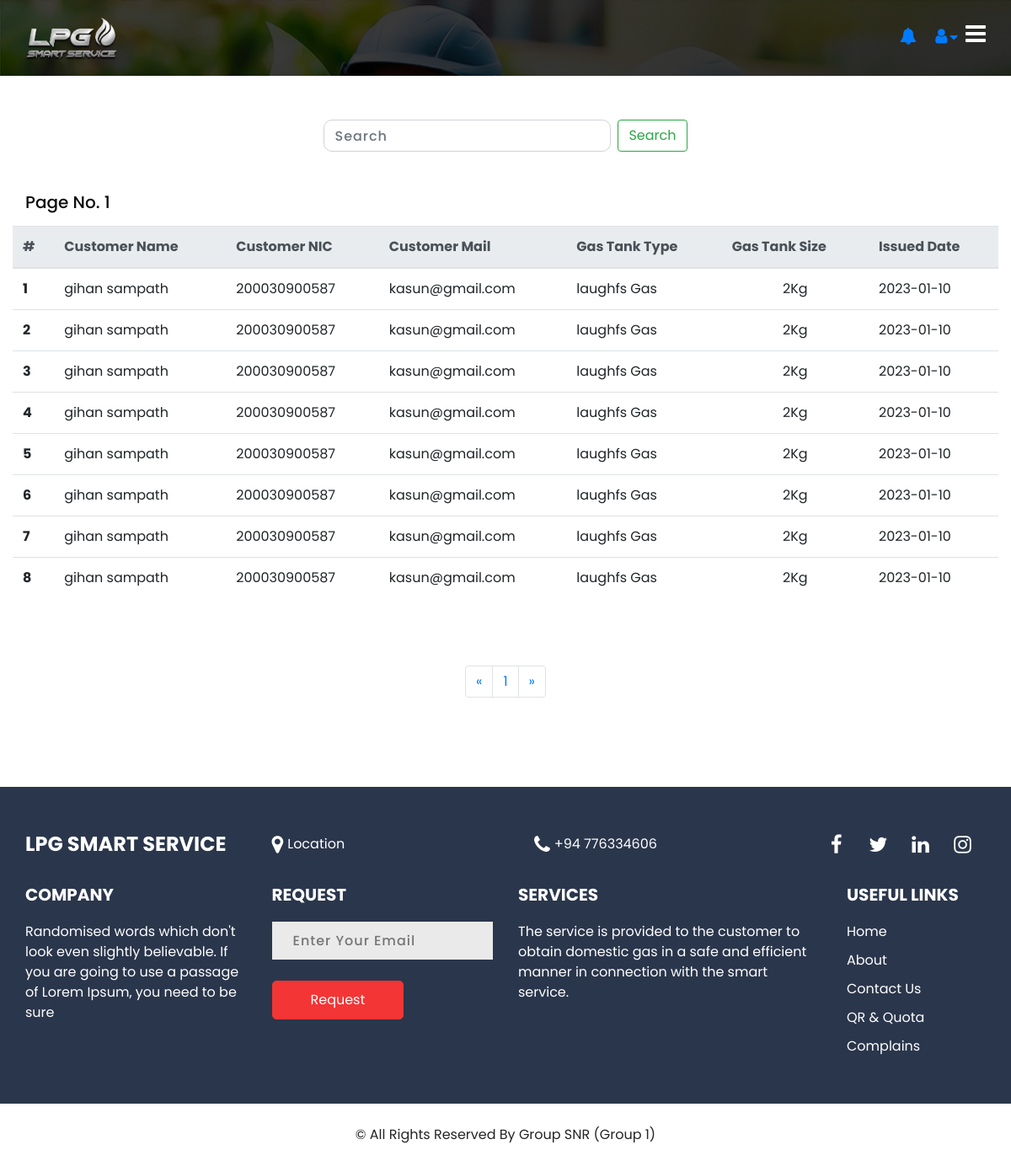
Page /pannels/dealer/history.php (signed in) on the committed database.
### tables this page shows
CREATE TABLE `user_details` (
  `nic` varchar(12) NOT NULL,
  `firstName` varchar(50) NOT NULL,
  `lastName` varchar(50) NOT NULL,
  `gmail` varchar(100) NOT NULL,
  `address` varchar(100) NOT NULL,
  `password` varchar(100) NOT NULL,
  `status` int NOT NULL DEFAULT '0',
  `registerd` timestamp NOT NULL DEFAULT CURRENT_TIMESTAMP,
  `roleId` int NOT NULL
);

CREATE TABLE `customer_gas_details` (
  `userNic` varchar(12) NOT NULL,
  `size` double NOT NULL,
  `brand` varchar(15) NOT NULL,
  `boughtDate` date DEFAULT NULL,
  `notificationRead` int NOT NULL DEFAULT '0'
);

### pannels/dealer/history.php (the view, shortened to what this page needs)
<?php
    include_once "dbworks/connection.php";
    $nic = $_SESSION['user_id'];
    $limit = 12;
    $page = isset($_GET['pid']) ? $_GET['pid'] : 1 ;
    $start = ($page - 1) * $limit;
    $query2 = mysqli_query($con, "SELECT * FROM issue_history WHERE dealerNic = '$nic'");
    $count = mysqli_num_rows($query2);
    $pages = ceil($count/$limit);
    $previous = $page - 1;
    $next = $page + 1;
    $query = mysqli_query($con, "SELECT * FROM user_details,issue_history,customer_gas_details WHERE customer_gas_details.userNic = issue_history.userNic AND issue_history.userNic = user_details.nic AND issue_history.dealerNic = '$nic' ORDER BY issue_history.date DESC LIMIT $start,$limit");
    $data = mysqli_fetch_all($query);
?>
<!DOCTYPE html>
<html>
    <head>
    <link rel="stylesheet" type="text/css" href="/styles/css/bootstrap.css" />
    <link rel="stylesheet" type="text/css" href="https://cdnjs.cloudflare.com/ajax/libs/OwlCarousel2/2.3.4/assets/owl.carousel.min.css" />
    <link rel="stylesheet" href="https://cdnjs.cloudflare.com/ajax/libs/jquery-nice-select/1.1.0/css/nice-select.min.css" />
    <link href="/styles/css/font-awesome.min.css" rel="stylesheet" />
    <link href="/styles/css/style.css" rel="stylesheet" />
    <link rel="stylesheet" href="styles/styles.css">
    <link href="/styles/css/responsive.css" rel="stylesheet" />
</head>
<body class="sub_page">
    <div class="hero_area">
        <div class="hero_bg_box" style="height: 90px;">
            <img src="/src/images/bgimage.jpg" alt="">
        </div>
        <?php include_once "layouts/navbar.php"; ?>
        <section class="about_section layout_padding mt-5">
            <form class="form-inline  justify-content-center mt-1 mb-5">
                <input class="form-control mr-sm-2" type="search" placeholder="Search" aria-label="Search" id="searchBar">
                <button class="btn btn-outline-success my-2 my-sm-0" type="submit">Search</button>
            </form>
            <div class="container mt-2 mb-3">
                <h5>Page No. <?= $page; ?></h5>
            </div>
            <div id="table-show">
                <table class="table container" id="data-table">
                    <thead class="thead-light">
                        <th scope="col">#</th>
                        <th scope="col">Customer Name</th>
                        <th scope="col">Customer NIC</th>
                        <th scope="col">Customer Mail</th>
                        <th scope="col">Gas Tank Type</th>
                        <th scope="col">Gas Tank Size</th>
                        <th scope="col">Issued Date</th>
                    </thead>
                    <tbody>
                        <?php
                            $loop = 1;
                            foreach($data as $d){
                                echo '
                                    <tr>
                                <th scope="row">'.$loop.'</th>
                                <td>'.$d[1].' '.$d[2].'</td>
                                <td>'.$d[0].'</td>
                                <td>'.$d[3].'</td>
                                <td>'.$d[15].' Gas</td>
                                <td class="text-center">'.$d[14].'Kg</td>
                                <td>'.$d[16].'</td>
                                </tr>';
                                ++$loop;
                            }
                        ?>
                    </tbody>
                </table>
            </div>
            <nav aria-label="Page navigation mt-5" style="margin-top: 10vh;" id="pagnition">
                <ul class="pagination justify-content-center">
                    <li class="page-item">
                        <a class="page-link" href="history.php?pid=<?= $previous; ?>" aria-label="Previous">
                            <span aria-hidden="true">&laquo;</span>
                        </a>
                    </li>
                    <?php for($i = 1; $i <= $pages; $i++){
                        echo '<li class="page-item"><a class="page-link" href="history.php?pid='.$i.'">'.$i.'</a></li>';
                    }
                    ?>
                    <li class="page-item">
                        <a class="page-link" href="history.php?pid=<?= $next; ?>" aria-label="Next">
                            <span aria-hidden="true">&raquo;</span>
                        </a>
                    </li>
                </ul>
            </nav>
        </section>
    </div>
</body>
</html>

### styles/css/style.css (style rules this page uses)
body { font-family: 'Poppins', sans-serif; color: #0c0c0c; background-color: #ffffff; overflow-x: hidden; }
input { letter-spacing: 1px; }
.layout_padding { padding: 90px 0; }
a, a:hover, a:focus { text-decoration: none; }
.btn, .btn:focus { outline: none !important; -webkit-box-shadow: none; box-shadow: none; }
.hero_area { position: relative; min-height: 68vh; display: -webkit-box; display: -ms-flexbox; display: flex; -webkit-box-orient: vertical; -webkit-box-direction: normal; -ms-flex-direction: column; flex-direction: column; }
.hero_area .hero_bg_box { position: absolute; top: 0; left: 0; width: 100%; height: 100%; overflow: hidden; z-index: -1; }
.hero_area .hero_bg_box img { width: auto; height: auto; min-width: 100%; min-height: 100%; }
.hero_area .hero_bg_box::before { content: ""; position: absolute; top: 0; left: 0; width: 100%; height: 100%; background: -webkit-gradient(linear, left top, left bottom, from(rgba(0, 0, 0, 0.9)), to(rgba(0, 0, 0, 0.4))); background: linear-gradient(to bottom, rgba(0, 0, 0, 0.4), rgba(0, 0, 0, 0.4)); }
.sub_page .hero_area { min-height: auto; }
.sub_page .hero_area .hero_bg_box::before { background: -webkit-gradient(linear, left top, right top, from(rgba(0, 0, 0, 0.3)), to(rgba(0, 0, 0, 0.5))); background: linear-gradient(to right, rgba(0, 0, 0, 0.3), rgba(0, 0, 0, 0.5)); }
.navbar-brand { color: #ffffff; font-weight: bold; font-size: 24px; text-transform: uppercase; }
.info_section { background-color: #2a364b; color: #ffffff; padding: 45px 0 10px 0; }
.info_section h5 { margin-bottom: 20px; text-transform: uppercase; font-weight: bold; }
.info_section .info_top { margin-bottom: 25px; }
.info_section .info_top .row { -webkit-box-align: center; -ms-flex-align: center; align-items: center; }
.info_section .info_contact { display: -webkit-box; display: -ms-flexbox; display: flex; -webkit-box-pack: justify; -ms-flex-pack: justify; justify-content: space-between; min-width: 245px; }
.info_section .info_contact a { display: -webkit-box; display: -ms-flexbox; display: flex; -webkit-box-align: center; -ms-flex-align: center; align-items: center; color: #ffffff; }
.info_section .info_contact a i { margin-right: 5px; font-size: 24px; }
.info_section .social_box { display: -webkit-box; display: -ms-flexbox; display: flex; -webkit-box-pack: end; -ms-flex-pack: end; justify-content: flex-end; }
.info_section .social_box a { display: -webkit-box; display: -ms-flexbox; display: flex; -webkit-box-pack: center; -ms-flex-pack: center; justify-content: center; -webkit-box-align: center; -ms-flex-align: center; align-items: center; width: 45px; height: 45px; border-radius: 5px; color: #ffffff; margin-right: 5px; font-size: 24px; }
.info_section .info_bottom .row>div { margin-bottom: 30px; }
.info_section .info_menu { display: -webkit-box; display: -ms-flexbox; display: flex; -webkit-box-orient: vertical; -webkit-box-direction: normal; -ms-flex-direction: column; flex-direction: column; padding-left: 0; }
.info_section .info_menu li { list-style-type: none; margin-bottom: 10px; }
.info_section .info_menu li a { color: #ffffff; }
.info_section .info_form input { width: 100%; border: none; height: 45px; margin-bottom: 25px; padding-left: 25px; background-color: #eaeaea; outline: none; color: #101010; }
.info_section .info_form button { display: inline-block; padding: 10px 45px; background-color: #f33535; color: #ffffff; border-radius: 5px; -webkit-transition: all .3s; transition: all .3s; border: 1px solid #f33535; }
.footer_section { position: relative; background-color: #ffffff; text-align: center; }
.footer_section p { color: #252525; padding: 25px 0; margin: 0; }
.footer_section p a { color: inherit; }

### styles/css/responsive.css (style rules this page uses)
@media (min-width: 1200px) { .container { max-width: 1170px; } }

### rows in the picture
user_details: firstName "gihan", lastName "sampath", nic "200030900587", gmail "kasun@gmail.com", customer_gas_details.brand "laughfs", customer_gas_details.size "2", customer_gas_details.boughtDate "2023-01-10"

### other values in the picture
$page "1"
